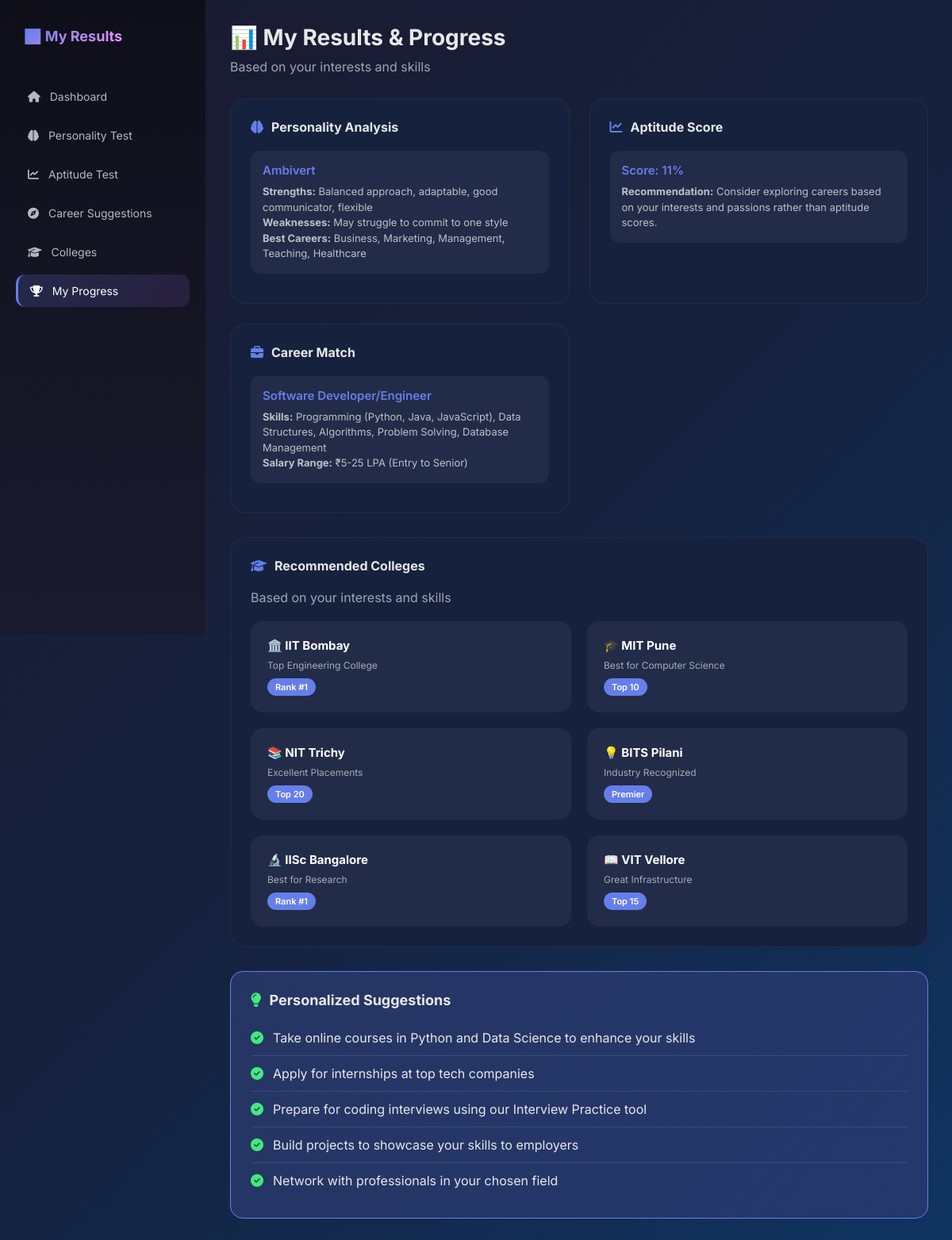
Screenshot of /progress (signed in) with the database file from the repository.
### tables this page shows
CREATE TABLE personality_tests 
                (id INTEGER PRIMARY KEY AUTOINCREMENT,
                 user_id INTEGER,
                 personality_type TEXT,
                 strengths TEXT,
                 weaknesses TEXT,
                 suitable_careers TEXT,
                 score_data TEXT,
                 date_taken TIMESTAMP DEFAULT CURRENT_TIMESTAMP,
                 FOREIGN KEY(user_id) REFERENCES users(id));

CREATE TABLE aptitude_tests
                (id INTEGER PRIMARY KEY AUTOINCREMENT,
                 user_id INTEGER,
                 logical_score INTEGER,
                 verbal_score INTEGER,
                 numerical_score INTEGER,
                 spatial_score INTEGER,
                 overall_score INTEGER,
                 recommendation TEXT,
                 date_taken TIMESTAMP DEFAULT CURRENT_TIMESTAMP,
                 FOREIGN KEY(user_id) REFERENCES users(id));

CREATE TABLE results 
                (id INTEGER PRIMARY KEY AUTOINCREMENT, 
                 user_id INTEGER, 
                 career TEXT, 
                 skills TEXT, 
                 courses TEXT, 
                 salary TEXT, 
                 future_scope TEXT, study_plan TEXT,
                 FOREIGN KEY(user_id) REFERENCES users(id));

### app.py (the view)
@app.route('/progress')
def progress():
    if 'user_id' not in session:
        return redirect(url_for('login'))
    conn = sqlite3.connect('database.db')
    c = conn.cursor()
    personality_result = None
    try:
        c.execute("SELECT personality_type, strengths, weaknesses, suitable_careers FROM personality_tests WHERE user_id = ? ORDER BY id DESC LIMIT 1", (session['user_id'],))
        personality_result = c.fetchone()
    except:
        pass
    aptitude_result = None
    try:
        c.execute("SELECT overall_score, recommendation FROM aptitude_tests WHERE user_id = ? ORDER BY id DESC LIMIT 1", (session['user_id'],))
        aptitude_result = c.fetchone()
    except:
        pass
    career_result = None
    try:
        c.execute("SELECT career, skills, salary FROM results WHERE user_id = ? ORDER BY id DESC LIMIT 1", (session['user_id'],))
        career_result = c.fetchone()
    except:
        pass
    try:
        c.execute("SELECT * FROM progress WHERE user_id = ? ORDER BY date_updated DESC", (session['user_id'],))
        progress_data = c.fetchall()
    except:
        progress_data = []
    conn.close()
    return render_template('progress.html',
                          progress=progress_data,
                          personality_result=personality_result,
                          aptitude_result=aptitude_result,
                          career_result=career_result)

### app.py (called while the page is built)
@app.context_processor
def inject_translations():
    lang = session.get('lang', 'en')
    return dict(t=get_all_texts(lang), current_lang=lang)

### translations.py (called while the page is built)
def get_all_texts(lang='en'):
    return TRANSLATIONS.get(lang, TRANSLATIONS['en'])

### templates/progress.html (shortened to what this page needs)
<!DOCTYPE html>
<html lang="en">
<head>
    <link rel="stylesheet" href="https://cdnjs.cloudflare.com/ajax/libs/font-awesome/6.4.0/css/all.min.css">
</head>
<body>
    <aside class="sidebar">
        <div class="sidebar-logo">
            <h2>📊 My Results</h2>
        </div>
        <ul class="sidebar-nav">
            <li><a href="/dashboard"><i class="fas fa-home"></i> Dashboard</a></li>
            <li><a href="/personality-test"><i class="fas fa-brain"></i> Personality Test</a></li>
            <li><a href="/aptitude-test"><i class="fas fa-chart-line"></i> Aptitude Test</a></li>
            <li><a href="/career-suggestions"><i class="fas fa-compass"></i> Career Suggestions</a></li>
            <li><a href="/colleges"><i class="fas fa-graduation-cap"></i> Colleges</a></li>
            <li><a href="/progress" class="active"><i class="fas fa-trophy"></i> My Progress</a></li>
        </ul>
    </aside>
    <main class="main-content">
        <header class="header">
            <h1>📊 My Results & Progress</h1>
            <p>Based on your interests and skills</p>
        </header>
        {% if personality_result or aptitude_result or career_result %}
        <div class="results-grid">
            {% if personality_result %}
            <div class="result-card">
                <h3><i class="fas fa-brain"></i> Personality Analysis</h3>
                <div class="result-item">
                    <h4>{{ personality_result[0] }}</h4>
                    <p><strong>Strengths:</strong> {{ personality_result[1] }}</p>
                    <p><strong>Weaknesses:</strong> {{ personality_result[2] }}</p>
                    <p><strong>Best Careers:</strong> {{ personality_result[3] }}</p>
                </div>
            </div>
            {% endif %}
            {% if aptitude_result %}
            <div class="result-card">
                <h3><i class="fas fa-chart-line"></i> Aptitude Score</h3>
                <div class="result-item">
                    <h4>Score: {{ aptitude_result[0] }}%</h4>
                    <p><strong>Recommendation:</strong> {{ aptitude_result[1] }}</p>
                </div>
            </div>
            {% endif %}
            {% if career_result %}
            <div class="result-card">
                <h3><i class="fas fa-briefcase"></i> Career Match</h3>
                <div class="result-item">
                    <h4>{{ career_result[0] }}</h4>
                    <p><strong>Skills:</strong> {{ career_result[1] }}</p>
                    <p><strong>Salary Range:</strong> {{ career_result[2] }}</p>
                </div>
            </div>
            {% endif %}
        </div>
        <div class="result-card" style="margin-bottom: 30px;">
            <h3><i class="fas fa-graduation-cap"></i> Recommended Colleges</h3>
            <p style="color: rgba(255,255,255,0.6); margin-bottom: 15px;">Based on your interests and skills</p>
            <div class="college-grid">
                <div class="college-card">
                    <h4>🏛️ IIT Bombay</h4>
                    <p>Top Engineering College</p>
                    <span class="college-tag">Rank #1</span>
                </div>
                <div class="college-card">
                    <h4>🎓 MIT Pune</h4>
                    <p>Best for Computer Science</p>
                    <span class="college-tag">Top 10</span>
                </div>
                <div class="college-card">
                    <h4>📚 NIT Trichy</h4>
                    <p>Excellent Placements</p>
                    <span class="college-tag">Top 20</span>
                </div>
                <div class="college-card">
                    <h4>💡 BITS Pilani</h4>
                    <p>Industry Recognized</p>
                    <span class="college-tag">Premier</span>
                </div>
                <div class="college-card">
                    <h4>🔬 IISc Bangalore</h4>
                    <p>Best for Research</p>
                    <span class="college-tag">Rank #1</span>
                </div>
                <div class="college-card">
                    <h4>📖 VIT Vellore</h4>
                    <p>Great Infrastructure</p>
                    <span class="college-tag">Top 15</span>
                </div>
            </div>
        </div>
        <div class="suggestion-box">
            <h3><i class="fas fa-lightbulb"></i> Personalized Suggestions</h3>
            <ul class="suggestion-list">
                <li><i class="fas fa-check-circle"></i> Take online courses in Python and Data Science to enhance your skills</li>
                <li><i class="fas fa-check-circle"></i> Apply for internships at top tech companies</li>
                <li><i class="fas fa-check-circle"></i> Prepare for coding interviews using our Interview Practice tool</li>
                <li><i class="fas fa-check-circle"></i> Build projects to showcase your skills to employers</li>
                <li><i class="fas fa-check-circle"></i> Network with professionals in your chosen field</li>
            </ul>
        </div>
        {% endif %}
    </main>
</body>
</html>

### templates/progress.html (style rules this page uses)
:root { --primary: #667eea; --secondary: #764ba2; --accent: #f093fb; --success: #43e97b; --warning: #fa709a; --danger: #ff6b6b; --dark: #1a1a2e; --darker: #0f0f1a; --light: #e8e8e8; --card-bg: #16213e; --sidebar-width: 260px; }
* { margin: 0; padding: 0; box-sizing: border-box; }
body { font-family: 'Inter', sans-serif; background: linear-gradient(135deg, #1a1a2e 0%, #16213e 50%, #0f3460 100%); min-height: 100vh; color: var(--light); }
.sidebar { position: fixed; left: 0; top: 0; width: var(--sidebar-width); height: 100vh; background: linear-gradient(180deg, #0f0f1a 0%, #1a1a2e 100%); border-right: 1px solid rgba(255,255,255,0.05); padding: 20px; z-index: 1000; }
.sidebar-logo { display: flex; align-items: center; gap: 12px; padding: 15px 10px; margin-bottom: 30px; }
.sidebar-logo h2 { font-size: 18px; font-weight: 700; background: linear-gradient(135deg, var(--primary), var(--accent)); -webkit-background-clip: text; -webkit-text-fill-color: transparent; }
.sidebar-nav { list-style: none; }
.sidebar-nav li { margin-bottom: 8px; }
.sidebar-nav a { display: flex; align-items: center; gap: 12px; padding: 12px 15px; color: rgba(255,255,255,0.7); text-decoration: none; border-radius: 12px; transition: all 0.3s; font-size: 14px; }
.sidebar-nav a:hover, .sidebar-nav a.active { background: linear-gradient(135deg, rgba(102,126,234,0.2), rgba(118,75,162,0.2)); color: white; border-left: 3px solid var(--primary); }
.main-content { margin-left: var(--sidebar-width); padding: 30px; }
.header { margin-bottom: 30px; }
.header h1 { font-size: 28px; font-weight: 700; margin-bottom: 10px; }
.header p { color: rgba(255,255,255,0.6); }
.results-grid { display: grid; grid-template-columns: repeat(auto-fit, minmax(350px, 1fr)); gap: 25px; margin-bottom: 30px; }
.result-card { background: var(--card-bg); border-radius: 20px; padding: 25px; border: 1px solid rgba(255,255,255,0.05); }
.result-card h3 { font-size: 16px; margin-bottom: 20px; display: flex; align-items: center; gap: 10px; }
.result-card h3 i { color: var(--primary); }
.result-item { background: rgba(255,255,255,0.05); border-radius: 12px; padding: 15px; margin-bottom: 12px; }
.result-item h4 { font-size: 15px; font-weight: 600; margin-bottom: 8px; color: var(--primary); }
.result-item p { font-size: 13px; color: rgba(255,255,255,0.7); line-height: 1.5; }
.college-grid { display: grid; grid-template-columns: repeat(auto-fill, minmax(280px, 1fr)); gap: 20px; margin-top: 20px; }
.college-card { background: rgba(255,255,255,0.05); border-radius: 15px; padding: 20px; transition: all 0.3s; border: 1px solid transparent; }
.college-card h4 { font-size: 15px; margin-bottom: 8px; color: white; }
.college-card p { font-size: 12px; color: rgba(255,255,255,0.6); margin-bottom: 8px; }
.college-tag { display: inline-block; background: var(--primary); color: white; padding: 4px 10px; border-radius: 15px; font-size: 11px; font-weight: 600; }
.suggestion-box { background: linear-gradient(135deg, rgba(102,126,234,0.2), rgba(118,75,162,0.2)); border: 1px solid var(--primary); border-radius: 16px; padding: 25px; margin-top: 30px; }
.suggestion-box h3 { font-size: 18px; margin-bottom: 15px; display: flex; align-items: center; gap: 10px; }
.suggestion-box h3 i { color: var(--success); }
.suggestion-list { list-style: none; }
.suggestion-list li { padding: 12px 0; border-bottom: 1px solid rgba(255,255,255,0.1); display: flex; align-items: center; gap: 12px; }
.suggestion-list li:last-child { border-bottom: none; }
.suggestion-list li i { color: var(--success); }

### rows the page displays
personality_tests: personality_type "Ambivert", strengths "Balanced approach, adaptable, good communicator, flexible", weaknesses "May struggle to commit to one style", suitable_careers "Business, Marketing, Management, Teaching, Healthcare"
aptitude_tests: overall_score "11", recommendation "Consider exploring careers based on your interests and passions rather than aptitude scores."
results: career "Software Developer/Engineer", skills "Programming (Python, Java, JavaScript), Data Structures, Algorithms, Problem Solving, Database Management", salary "₹5-25 LPA (Entry to Senior)"
